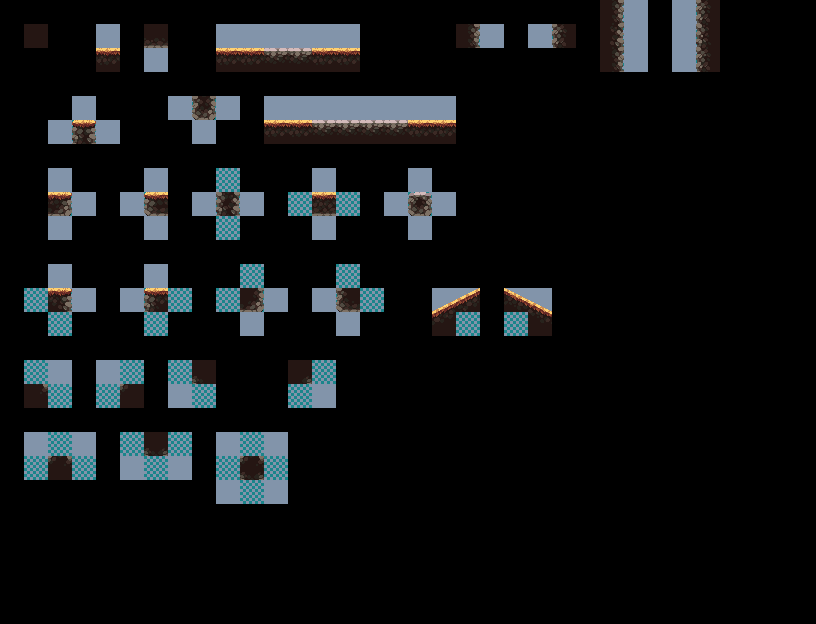

Below is a game level as drawn by its tile map, then a one-line description and the .tmx that defines it (tile-layer data replaced by summaries):
An orthogonal 34x26 tile map with 24x24 px tiles, 3 tile layers (regions, input_prototype, output_terrain), 2 tilesets.

<map version="1.10" tiledversion="1.10.2" orientation="orthogonal" renderorder="right-down" width="34" height="26" tilewidth="24" tileheight="24" infinite="0" nextlayerid="4" nextobjectid="1">
 <properties>
  <property name="DeleteTiles" type="bool" value="true" />
 </properties>
 <tileset firstgid="1" source="../template.tsx" />
 <tileset firstgid="57" source="../oak_woods_tileset.tsx" />
 <layer id="1" name="regions" width="34" height="26" opacity="0.31">
  <data>[884 cells, 145 non-empty, 1 distinct tile ids]</data>
 </layer>
 <layer id="2" name="input_prototype" width="34" height="26" opacity="0.55">
  <data>[884 cells, 145 non-empty, 8 distinct tile ids]</data>
 </layer>
 <layer id="3" name="output_terrain" width="34" height="26">
  <data>[884 cells, 49 non-empty, 32 distinct tile ids]</data>
 </layer>
</map>